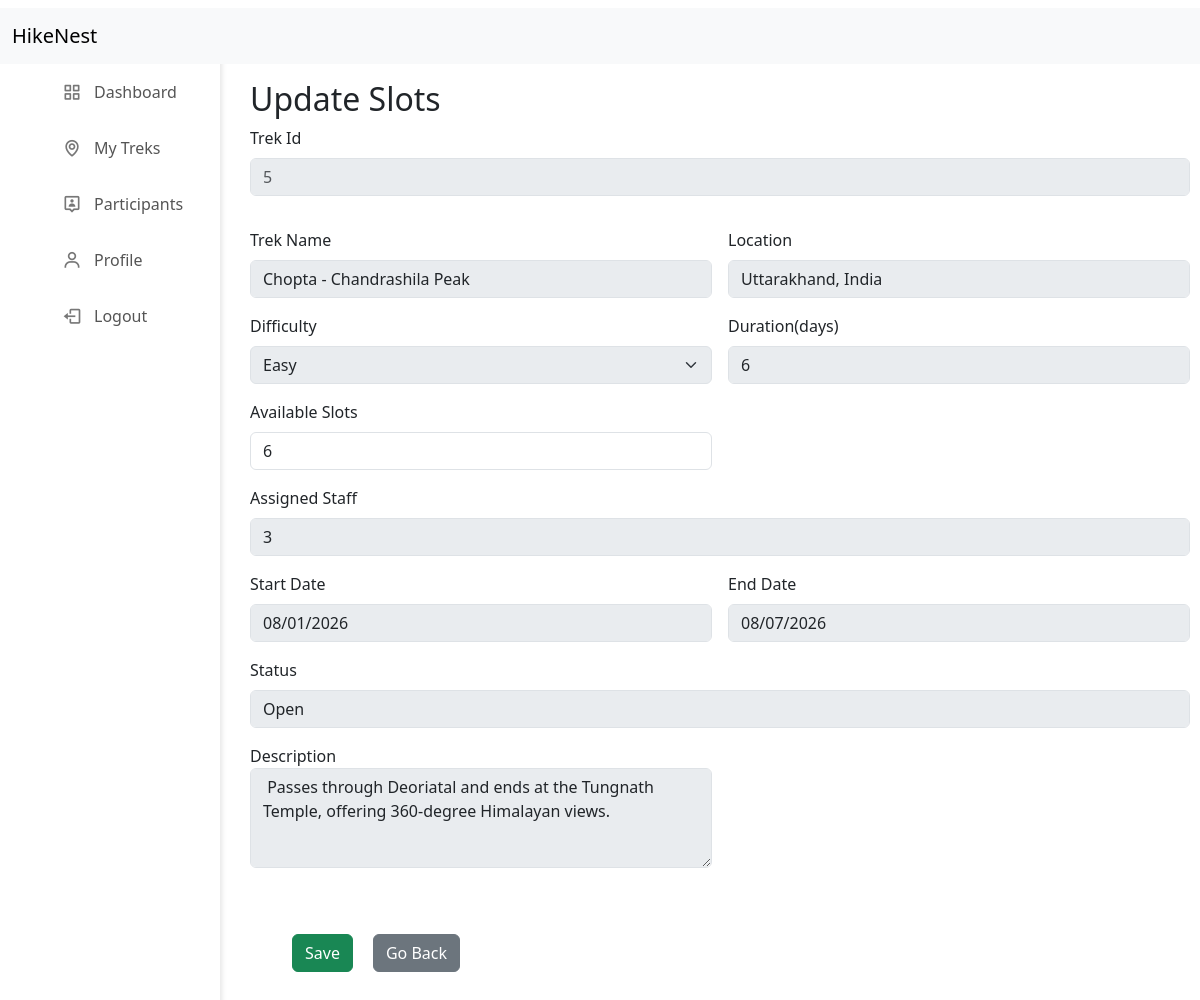
/staff_update_slots/3/5 (signed in), run on the app's committed database.
### application/models.py (models this page shows)
class Trek(db.Model):
    __tablename__ = 'trek'
    id = db.Column(db.Integer(), primary_key = True, autoincrement = True)
    trek_name = db.Column(db.String(),  nullable = False)
    location = db.Column(db.String(),  nullable = False)
    difficulty = db.Column(db.String(),  nullable = False)
    duration = db.Column(db.String(),  nullable = False)
    available_slots = db.Column(db.Integer(),  nullable = False)
    assigned_staff_id = db.Column(db.Integer(), db.ForeignKey('staff.id'),  nullable = False)
    start_date = db.Column(db.Date(),  nullable = False)
    end_date = db.Column(db.Date(),  nullable = False)
    status = db.Column(db.String(),  nullable = False)
    description = db.Column(db.String(),  nullable = False)
    bookings = db.relationship("Booking", backref = "trek")

### application/controllers.py (the view)
@app.route("/staff_update_slots/<int:staff_id>/<int:trek_id>", methods=["GET", "POST"])
def staff_update_slots(staff_id,trek_id):
    this_staff = Staff.query.filter_by(id = staff_id).first()
    assigned_trek = Trek.query.filter_by(assigned_staff_id = staff_id, id = trek_id).first()
    if request.method == "POST":
        assigned_trek.available_slots = request.form.get("available_slots")
        db.session.commit()
        return redirect(f"/staff_trek/{staff_id}")
    return render_template("staff_update_slots.html", this_staff = this_staff, assigned_trek = assigned_trek)

### templates/staff_update_slots.html (shortened to what this page needs)
<!DOCTYPE html>
<html>
    <head>
        <link rel="stylesheet" href="/static/dashboard.css">
        <link href="https://cdn.jsdelivr.net/npm/bootstrap@5.3.8/dist/css/bootstrap.min.css" rel="stylesheet">
        <link rel="stylesheet" href="https://cdn.jsdelivr.net/npm/boxicons@latest/css/boxicons.min.css">
    </head>
    <body>
        <div class="sidebar">
            <ul class="nav-links">
                <li><a href="/staff_dashboard/{{this_staff.id}}"><i class="bx bx-grid-alt"></i> Dashboard</a></li>
                <li><a href="/staff_trek/{{this_staff.id}}"><i class="bx bx-map"></i>My Treks</a></li>
                <li><a href="/staff_participants/{{this_staff.id}}"><i class="bx bx-user-pin"></i>Participants</a></li>
                <li><a href="/staff_profile/{{this_staff.id}}"><i class="bx bx-user"></i>Profile</a></li>
                <li><a href="/logout" class="logout"><i class="bx bx-log-out"></i> Logout</a></li>
            </ul>
        </div>
        <div class="navbar" style = "position : fixed;">
            <nav class="navbar bg-body-tertiary" >
                <div class="container-fluid">
                    <a class="navbar-brand">HikeNest</a>
                </div>
            </nav>
        </div>
        <div class = "canvas" >
            <h2>Update Slots</h2>
            <div id = "form-body" >
                <form class="row g-3" action="/staff_update_slots/{{this_staff.id}}/{{assigned_trek.id}}" method="POST">
                    <div class="mb-3">
                        <label for="disabledTextInput" class="form-label">Trek Id</label>
                        <input class="form-control" type="text" placeholder="{{assigned_trek.id}}" aria-label="Disabled input example" disabled>
                    </div>
                    <div class="col-md-6">
                        <label for="trek_name" class="form-label">Trek Name</label>
                        <input type="text" class="form-control" id="trek_name"  name="trek_name" value = "{{assigned_trek.trek_name}}" disabled>
                    </div>
                    <div class="col-md-6">
                        <label for="location" class="form-label">Location</label>
                        <input type="text" class="form-control" id="location" name="location" value = "{{assigned_trek.location}}" disabled>
                    </div>
                    <div class="col-md-6" >
                        <label for="difficulty" class="form-label">Difficulty</label>
                        <select id="difficulty" name="difficulty" class="form-select" value = "{{assigned_trek.difficulty}}" disabled>
                        <option selected>{{assigned_trek.difficulty}}</option>
                        </select>
                    </div>
                    <div class="col-md-6">
                        <label for="duration" class="form-label">Duration(days)</label>
                        <input type="text" class="form-control" id="duration" name="duration" value = "{{assigned_trek.duration}}" disabled>
                    </div>
                    <div class="col-md-6">
                        <label for="available_slots" class="form-label">Available Slots</label>
                        <input type="text" class="form-control" id="available_slots" name="available_slots" value = "{{assigned_trek.available_slots}}" required>
                    </div>
                    <div class="col-md-6" style = "width:100%">
                        <label for="assigned_staff_id" class="form-label">Assigned Staff</label>
                        <select id="assigned_staff_id" name="assigned_staff_id" class="form-control" disabled>
                        <option selected>{{assigned_trek.assigned_staff_id}}</option>
                        </select>
                    </div>
                    <div class="col-md-6">
                        <label for="start_date" class="form-label">Start Date</label>
                        <input type="date" class="form-control" id="start_date" name="start_date" value = "{{assigned_trek.start_date}}" disabled>
                    </div>
                    <div class="col-md-6">
                        <label for="end_date" class="form-label">End Date</label>
                        <input type="date" class="form-control" id="end_date" name="end_date" value = "{{assigned_trek.end_date}}" disabled>
                    </div>
                    <div class="col-md-6" style = "width:100%">
                        <label for="status" class="form-label">Status</label>
                        <select id="status" name="status" class="form-control" disabled>
                        <option selected>{{assigned_trek.status}}</option>
                        </select>
                    </div>
                    <div class="col-md-6">
                        <label for="description">Description</label>
                        <textarea class="form-control"  id="description" name="description" style="height: 100px" disabled>{{assigned_trek.description}}</textarea>
                    </div>
                    <div class="text-end" style ="display: flex; gap:20px; padding:50px;">
                        <input type="submit" class="btn btn-success" value = "Save">
                        <a href="/staff_trek/{{this_staff.id}}" class="btn btn-secondary">Go Back</a>
                    </div>
                </form>
            </div>
    </body>
</html>

### static/dashboard.css (style rules this page uses)
* { margin: 0; padding: 0; box-sizing: border-box; }
body { background-color: #f4f5f7; }
.sidebar { margin-top: 50px; position: fixed; top: 0; left: 0; height: 100%; width: 220px; background-color: #ffffff; box-shadow: 2px 0px 5px rgba(0,0,0,0.1); padding: 20px; }
.nav-links { list-style: none; }
.nav-links li { margin-bottom: 12px; }
.nav-links li a { display: flex; align-items: center; text-decoration: none; color: #555555; font-size: 16px; padding: 10px; border-radius: 6px; }
.nav-links li a i { font-size: 20px; margin-right: 12px; color: #777777; }
.navbar { top: 0; margin-top: 0px; width: 100%; position:fixed; text-decoration: none; }
.canvas { overflow: auto; margin-left: 240px; margin-top: 70px; margin-right: 20px; padding: 10px; width:calc(100% - 240px); height:calc(100vh - 70px); }

### data on the page
Trek: id "5", trek_name "Chopta - Chandrashila Peak", location "Uttarakhand, India", difficulty "Easy", duration "6", available_slots "6", assigned_staff_id "3", start_date "08/01/2026", end_date "08/07/2026", status "Open", description "Passes through Deoriatal and ends at the Tungnath Temple, offering 360-degree Himalayan views."
